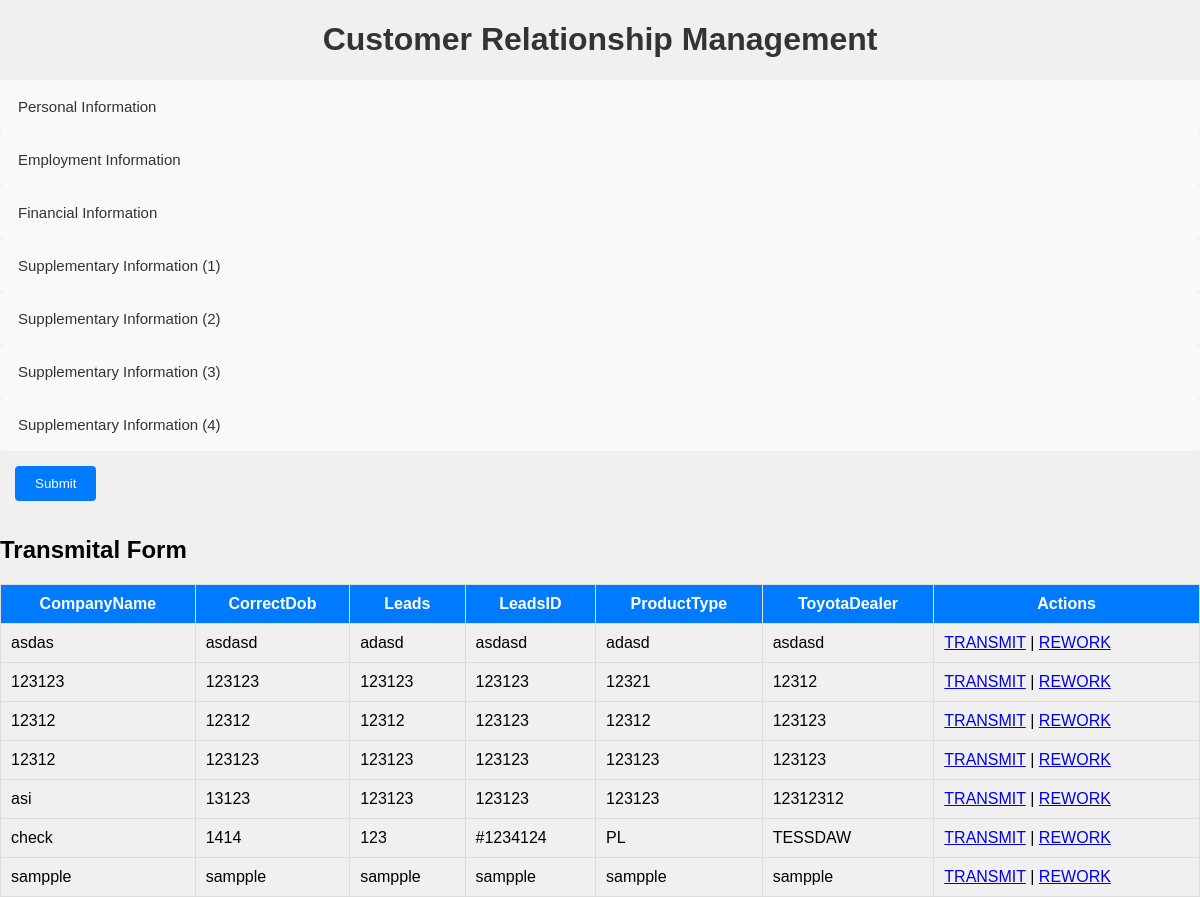
The page / on the database its author committed.
### tables this page shows
CREATE TABLE `mcc_transm` (
  `CompanyName` varchar(10) NOT NULL,
  `CorrectDob` varchar(10) NOT NULL,
  `Leads` varchar(10) NOT NULL,
  `LeadsID` varchar(10) NOT NULL,
  `ProductType` varchar(10) NOT NULL,
  `ToyotaDealer` varchar(10) NOT NULL,
  `AccountName` varchar(255) DEFAULT NULL,
  `LastName` varchar(255) DEFAULT NULL,
  `GivenName` varchar(255) DEFAULT NULL,
  `MiddleName` varchar(255) DEFAULT NULL,
  `Suffix` varchar(255) DEFAULT NULL,
  `EmbosingName` varchar(255) DEFAULT NULL,
  `DateOfBirth` varchar(255) DEFAULT NULL,
  `PlaceOfBirth` varchar(255) DEFAULT NULL,
  `Gender` varchar(255) DEFAULT NULL,
  `CivilStatus` varchar(255) DEFAULT NULL,
  `CitizenShip` varchar(255) DEFAULT NULL,
  `CID` varchar(255) DEFAULT NULL,
  `HomePhone` varchar(255) DEFAULT NULL,
  `MobilePhone` varchar(255) DEFAULT NULL,
  `AlternativeNumber1` varchar(255) DEFAULT NULL,
  `AlternativeNumber2` varchar(255) DEFAULT NULL,
  `EmailAddress` varchar(255) DEFAULT NULL,
  `HomeAddress` varchar(255) DEFAULT NULL,
  `ZipCode` varchar(255) DEFAULT NULL,
  `HomeOwnership` varchar(255) DEFAULT NULL,
  `YearsOfStay` varchar(255) DEFAULT NULL,
  `EducationalAttaintment` varchar(255) DEFAULT NULL,
  `MothersMaidenName` varchar(255) DEFAULT NULL,
  `Tin` varchar(255) DEFAULT NULL,
  `OtherIdCardType` varchar(255) DEFAULT NULL,
  `SourceOfFunds` varchar(255) DEFAULT NULL,
  `NatureOfBusiness` varchar(255) DEFAULT NULL,
  `YearsWithCurrentCompany` varchar(255) DEFAULT NULL,
  `TotalYearsWorking` varchar(255) DEFAULT NULL,
  `EmploymentStatus` varchar(255) DEFAULT NULL,
  `CpName` varchar(255) DEFAULT NULL,
  `Position` varchar(255) DEFAULT NULL,
  `OfficePhone` varchar(255) DEFAULT NULL,
  `OfficeAddress` varchar(255) DEFAULT NULL,
  `OfficeZipCode` varchar(255) DEFAULT NULL,
  `DeliveryTag` varchar(255) DEFAULT NULL,
  `OfficeCardNo` varchar(255) DEFAULT NULL,
  `OfficeIssuingBank` varchar(255) DEFAULT NULL,
  `OfficeCreditLimit` varchar(255) DEFAULT NULL,
  `OfficeMemberSince` varchar(255) DEFAULT NULL,
  `SuppleLastname` varchar(255) DEFAULT NULL,
  `SuppleGivenName` varchar(255) DEFAULT NULL,
  `SuppleMiddleName` varchar(255) DEFAULT NULL,
  `SuppleSuffix` varchar(255) DEFAULT NULL,
  `SuppleEmbossingName` varchar(255) DEFAULT NULL,
  `SuppleDateOfBirth` varchar(255) DEFAULT NULL,
  `SupplePlaceOfBirth` varchar(255) DEFAULT NULL,
  `SuppleCitizenShip` varchar(255) DEFAULT NULL,
  `SuppleSourceOfFund` varchar(255) DEFAULT NULL,
  `SuppleRelationShipWithPrincipal` varchar(255) DEFAULT NULL,
  `SuppleCreditLimit` varchar(255) DEFAULT NULL,
  `SuppleAddressAndZipCode` varchar(50) DEFAULT NULL,
  `SupplePhoneNumber` varchar(50) DEFAULT NULL,
  `SuppleMobileNumber` varchar(50) DEFAULT NULL,
  `Supple2Lastname` varchar(50) DEFAULT NULL,
  `Supple2GivenName` varchar(50) DEFAULT NULL,
  `Supple2Suffix` varchar(50) DEFAULT NULL,
  `Supple2EmbossingName` varchar(50) DEFAULT NULL,
  `Supple2DateOfBirth` date DEFAULT NULL,
  `Supple2PlaceOfBirth` varchar(50) DEFAULT NULL,
  `Supple2CitizenShip` varchar(50) DEFAULT NULL,
  `Supple2SourceOfFund` varchar(50) DEFAULT NULL,
  `Supple2RelationshipWithPrincipal` varchar(50) DEFAULT NULL,
  `Supple2CreditLimit` varchar(50) DEFAULT NULL,
  `Supple2AddressAndZipCode` varchar(50) DEFAULT NULL,
  `Supple2PhoneNumber` varchar(50) DEFAULT NULL,
  `Supple2MobileNumber` varchar(255) DEFAULT NULL,
  `Supple3GivenName` varchar(50) DEFAULT NULL,
  `Supple3MiddleName` varchar(50) DEFAULT NULL,
  `Supple3EmbossingName` varchar(50) DEFAULT NULL,
  `Supple3DateOfBirth` date DEFAULT NULL,
  `Supple3PlaceOfBirth` date DEFAULT NULL,
  `Supple3CitezenShip` varchar(50) DEFAULT NULL,
  `Supple3SourceOfFund` varchar(50) DEFAULT NULL,
  `Supple3RelationshipWithPrincipal` varchar(50) DEFAULT NULL,
  `Supple3CreditLimit` varchar(50) DEFAULT NULL,
  `Suple3AddressAndZipCode` varchar(50) DEFAULT NULL,
  `Supple3PhoneNumber` varchar(50) DEFAULT NULL,
  `Supple3MobileNumber` varchar(50) DEFAULT NULL,
  `Supple4LastName` varchar(50) DEFAULT NULL,
  `Supple4GivenName` varchar(50) DEFAULT NULL,
  `Supple4MiddleName` varchar(50) DEFAULT NULL,
  `Supple4Suffix` varchar(50) DEFAULT NULL,
  `Supple4EmbossingName` varchar(50) DEFAULT NULL,
  `Supple4DateOfBirth` date DEFAULT NULL,
  `Supple4PlaceOfBirth` varchar(100) DEFAULT NULL,
  `Supple4Citizenship` varchar(50) DEFAULT NULL,
  `Supple4SourceOfFund` varchar(50) DEFAULT NULL,
  `Supple4RelationshipWithPrincipal` varchar(50) DEFAULT NULL,
  `Supple4CreditLimit` decimal(10,2) DEFAULT NULL,
  `Supple4AddressAndZipCode` varchar(100) DEFAULT NULL,
  `Supple4PhoneNumber` varchar(50) DEFAULT NULL,
  `Supple4MobileNumber` varchar(50) DEFAULT NULL,
  `MsoaEnrollment` enum('Y','N') DEFAULT NULL
);

### index.php (the view, shortened to what this page needs)
<!DOCTYPE html>
<html lang="en">
<head>
    <link rel="stylesheet" href="styles.css">
</head>
<body>
    <h1>Customer Relationship Management</h1>
        <button class="accordion">Personal Information</button>
        <button class="accordion">Employment Information</button>
           <button class="accordion">Financial Information</button>
   <button class="accordion">Supplementary Information (1)</button>
        <button class="accordion">Supplementary Information (2)</button>
        <button class="accordion">Supplementary Information (3)</button>
        <button class="accordion">Supplementary Information (4)</button>
        <div style="padding: 15px;">
            <button type="submit" name="add">Submit</button>
        </div>
    <?php
    include 'config.php';
    $stmt = $pdo->query("SELECT * FROM mcc_transm");
    $trans = $stmt->fetchAll(PDO::FETCH_ASSOC);
    if (count($trans) > 0) {
        echo "<h2>Transmital Form</h2>";
        echo "<table border='1'>";
        echo "<tr><th>CompanyName</th><th>CorrectDob<th>Leads</th></th><thLeads</th><th>LeadsID</th><th>ProductType</th><th>ToyotaDealer<th>Actions</th></tr></tr>";
        foreach ($trans as $trans) {
            echo "<tr>";
            echo "<td>{$trans['CompanyName']}</td>";
            echo "<td>{$trans['CorrectDob']}</td>";
            echo "<td>{$trans['Leads']}</td>";
            echo "<td>{$trans['LeadsID']}</td>";
            echo "<td>{$trans['ProductType']}</td>";
            echo "<td>{$trans['ToyotaDealer']}</td>";
            echo "<td>
                    <a href='edit_user.php?id={$trans['CompanyName']}'>TRANSMIT</a> |
                    <a href='delete_user.php?id={$trans['CompanyName']}'>REWORK</a>
                  </td>";
            echo "</tr>";
        }
        echo "</table>";
    } else {
        echo "<p>No users found.</p>";
    }
    ?>
</body>
</html>

### styles.css (style rules this page uses)
body { font-family: Arial, sans-serif; margin: 0; padding: 0; background-color: #f0f0f0; }
h1 { color: #333; text-align: center; }
button { background-color: #007bff; color: #fff; padding: 10px 20px; border: none; border-radius: 4px; cursor: pointer; }
table { width: 100%; border-collapse: collapse; margin-top: 20px; }
table, th, td { border: 1px solid #ddd; }
th, td { padding: 10px; }
th { background-color: #007bff; color: #fff; }
.accordion { background-color: #f9f9f9; color: #333; cursor: pointer; padding: 18px; width: 100%; border: none; text-align: left; outline: none; font-size: 15px; transition: 0.4s; }

### rows shown on the page
mcc_transm: CompanyName "asdas", CorrectDob "asdasd", Leads "adasd", LeadsID "asdasd", ProductType "adasd", ToyotaDealer "asdasd"
mcc_transm: CompanyName "123123", CorrectDob "123123", Leads "123123", LeadsID "123123", ProductType "12321", ToyotaDealer "12312"
mcc_transm: CompanyName "12312", CorrectDob "12312", Leads "12312", LeadsID "123123", ProductType "12312", ToyotaDealer "123123"
mcc_transm: CompanyName "12312", CorrectDob "123123", Leads "123123", LeadsID "123123", ProductType "123123", ToyotaDealer "123123"
mcc_transm: CompanyName "asi", CorrectDob "13123", Leads "123123", LeadsID "123123", ProductType "123123", ToyotaDealer "12312312"
mcc_transm: CompanyName "check", CorrectDob "1414", Leads "123", LeadsID "#1234124", ProductType "PL", ToyotaDealer "TESSDAW"
mcc_transm: CompanyName "sampple", CorrectDob "sampple", Leads "sampple", LeadsID "sampple", ProductType "sampple", ToyotaDealer "sampple"
